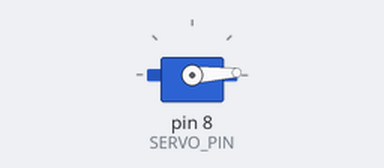
The sketch below on a simulated Arduino Uno, built with avr-gcc and run on an emulated ATmega328P. On the bench: servo.

Above: at 0.05 s.
At 1.3 s:
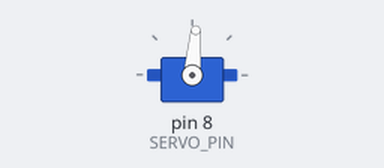
At 2.6 s:
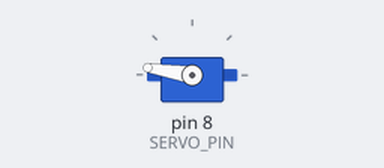
At 5.2 s:
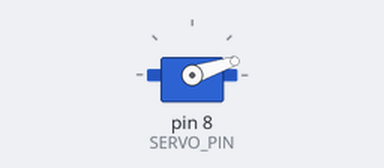
Timing chart, 0 to 7.1 s (numbered marks = the images above):
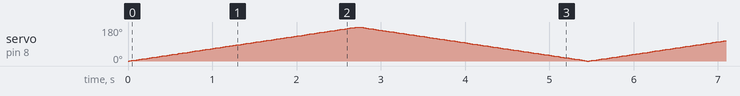

The sketch:

sketch_component_servoMotorTest.ino
```cpp
/**
 * Servo Motor Test
 *
 * Date Written: July 3, 2017
 *
 * Arduino Board: UNO
 *
 * Circuit:
 * *  Servo pin to Arduino digital PIN 8
 * *  Other two pins to power supply
 */

#include <Servo.h>

Servo servo1;

#define SERVO_PIN 8

int pos = 0;

void setup() {
    Serial.begin(9600);
    servo1.attach(SERVO_PIN);
}

void loop() {
    for (pos = 0; pos <= 180; pos += 1) { // goes from 0 degrees to 180 degrees in steps of 1 degree
        servo1.write(pos);                // tell servo to go to position in variable 'pos'
        delay(15);                        // waits 15ms for the servo to reach the position
    }
    for (pos = 180; pos >= 0; pos -= 1) { // goes from 180 degrees to 0 degrees
        servo1.write(pos);                // tell servo to go to position in variable 'pos'
        delay(15);                        // waits 15ms for the servo to reach the position
    }
}
```
